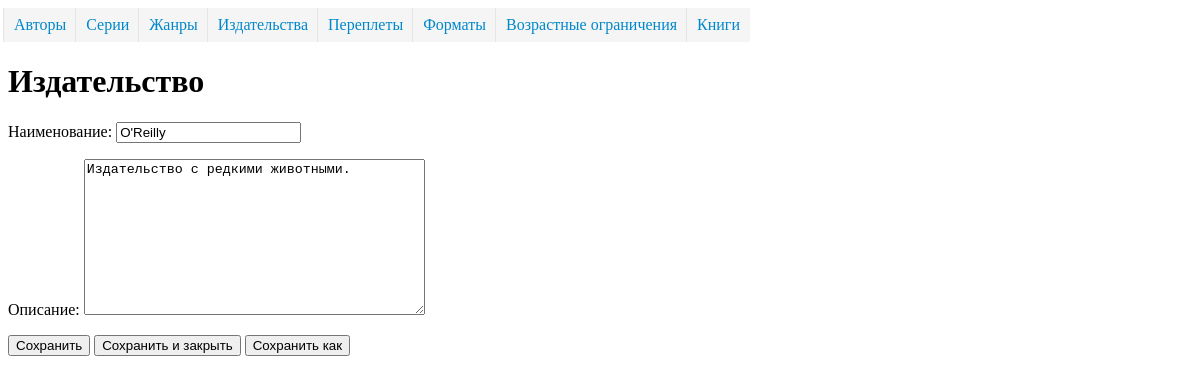
The app's page /directory/publishing/u/1/ with its own data.
### dimensionsapp/models.py (models this page shows, shortened)
class Dimension(models.Model):
    name = models.CharField("Наименование", max_length=50, unique=True)
    description = models.TextField("Описание", blank=True, )
    class Meta:
        abstract = True
        ordering = ['name']

class PublishingHouse(Dimension):
    class Meta(Dimension.Meta):
        verbose_name = 'издательство'
        verbose_name_plural = 'издательства'

### dimensionsapp/views.py (the view, shortened to what this page needs)
class PublishingHouseUpdateView(UpdateView):
    model = PublishingHouse
    form_class = PublishingHouseModel

### dimensionsapp/form.py
class PublishingHouseModel(forms.ModelForm):
    class Meta:
        model = PublishingHouse
        fields = '__all__'

### templates/dimensionsapp/publishinghouse_form.html (shortened to what this page needs)
{% extends 'dimension_create.html' %}
{% block maincaption %}Издательство{% endblock %}
{% block saveas_url %}{% url 'publishing_house_create' %}{% endblock %}

### templates/dimension_create.html (shortened to what this page needs)
<!DOCTYPE html>
<html lang="ru">
<head>
    {% load static %}
    <link rel="stylesheet" href="{% static "css/stylesheet.css" %}">
</head>
<body>
    {% include 'menu.html' %}
    <h1>{% block maincaption %}Title{% endblock %}</h1>
    {% block dimension %}
      <form method="post" action="">
        {% block dimension_form %}
            {{ form.as_p }}
        {% endblock %}
        <button type="submit" name="save">Сохранить</button>
        <button type="submit" name="save-and-close"> Сохранить и закрыть</button>
        {% if object %}
          {% block saveas_button %}
            <button type="submit" name="save-as" formaction="{% block saveas_url %}{% url 'format_book_create' %}{% endblock %}">Сохранить как</button>
          {% endblock %}
        {% endif %}
      </form>
    {% endblock %}
</body>
</html>

### records on screen
PublishingHouse: name "O'Reilly", description "Издательство с редкими животными."
